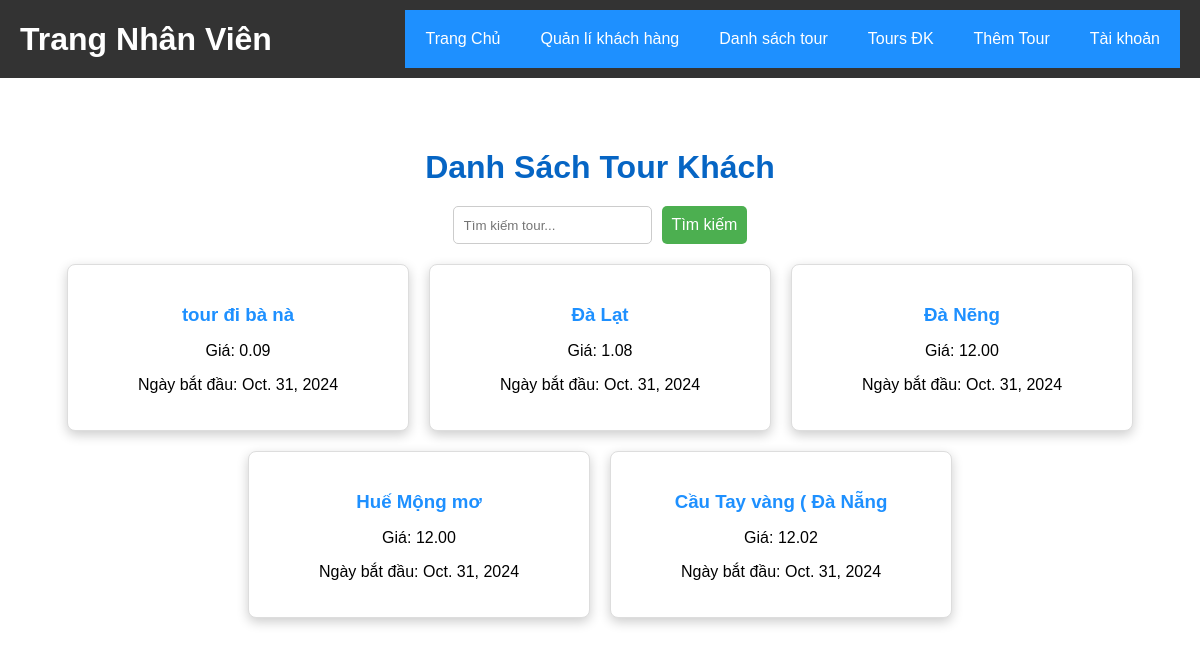
The page /tours/staff/ (signed in) on the database its author committed.
### website/models.py (models this page shows, shortened)
class Tour(models.Model):
    name = models.CharField(max_length=200)
    description = models.TextField()
    price = models.DecimalField(max_digits=10, decimal_places=2)
    start_date = models.DateField()
    end_date = models.DateField()

### website/views.py (the view)
# urls.py: path('tours/staff/', views.tour_staff_list, name='tour_staff_list'),
@login_required
def tour_staff_list(request):
    tours = Tour.objects.all()
    query = request.GET.get('q')
    if query:
        tours = tours.filter(name__icontains=query)
    return render(request, 'Staff/tour_staff_list.html', {'tours': tours})

### website/templates/Staff/tour_staff_list.html (shortened to what this page needs)
{% load static %}
<!DOCTYPE html>
<html lang="vi">
<head>
    <link rel="stylesheet" href="{% static 'css/stylehomes.css' %}">
    <link rel="stylesheet" href="{% static 'css/staff_tour_list.css' %}">
</head>
<body>
    {% include 'Staff/header_staff.html' %}
    <main>
        <h1>Danh Sách Tour Khách</h1>
        <div class="search-container">
            <form method="get">
                <input type="text" name="q" placeholder="Tìm kiếm tour..." class="search-input">
                <button type="submit" class="search-button">Tìm kiếm</button>
            </form>
        </div>
        <div class="tour-list">
            {% for tour in tours %}
                <div class="tour-card">
                    <h3>{{ tour.name }}</h3>
                    <p>Giá: {{ tour.price }}</p>
                    <p>Ngày bắt đầu: {{ tour.start_date }}</p>
                </div>
            {% endfor %}
        </div>
    </main>
</body>
</html>

### static/css/stylehomes.css (style rules this page uses)
body { font-family: Arial, sans-serif; margin: 0; }
main { text-align: center; padding: 50px; }
.search-container { margin: 20px 0; }
.tour-list { display: flex; flex-wrap: wrap; gap: 20px; justify-content: center; }
.tour-card { background-color: #fff; border: 1px solid #ddd; border-radius: 8px; box-shadow: 0 4px 12px rgba(0, 0, 0, 0.2); padding: 20px; width: 300px; text-align: center; }
.tour-card h3 { color: #1E90FF; margin-bottom: 10px; }
button { background-color: #FF8C00; color: white; padding: 10px 20px; border: none; border-radius: 5px; cursor: pointer; font-size: 1em; }
h1 { color: #0665c4; margin-bottom: 20px; }
form { display: flex; justify-content: center; margin-bottom: 20px; }
input[type="text"] { padding: 10px; border: 1px solid #ccc; border-radius: 5px; margin-right: 10px; }
button[type="submit"] { background-color: #4CAF50; color: white; padding: 10px; border: none; border-radius: 5px; cursor: pointer; font-size: 16px; }

### staticfiles/css/staff_tour_list.css (style rules this page uses)
main { text-align: center; padding: 50px; }
.search-container { margin: 20px 0; }
.tour-list { display: flex; flex-wrap: wrap; gap: 20px; justify-content: center; }
.tour-card { background-color: #fff; border: 1px solid #ddd; border-radius: 8px; box-shadow: 0 4px 12px rgba(0, 0, 0, 0.2); padding: 20px; width: 300px; text-align: center; }
.tour-card h3 { color: #1E90FF; margin-bottom: 10px; }

### rows shown on the page
Tour: name "tour đi bà nà", price "0.09", start_date "Oct. 31, 2024"
Tour: name "Đà Lạt", price "1.08", start_date "Oct. 31, 2024"
Tour: name "Đà Nẽng", price "12.00", start_date "Oct. 31, 2024"
Tour: name "Huế Mộng mơ", price "12.00", start_date "Oct. 31, 2024"
Tour: name "Cầu Tay vàng ( Đà Nẵng", price "12.02", start_date "Oct. 31, 2024"
